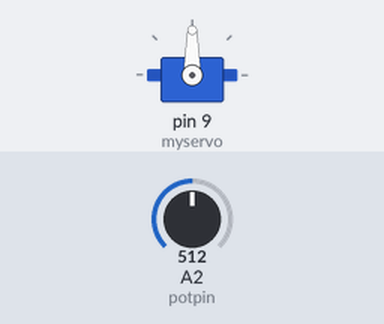
Recording of a sketch running on a simulated Arduino Uno, built with avr-gcc and run on an emulated ATmega328P. Shown: servo. Inputs (shaded band) come from the test bench; at power-on: A2 (potpin) = 512.

Above: at 1.2 s.
1.3 s: A2 (potpin) set to 716
At 1.8 s:
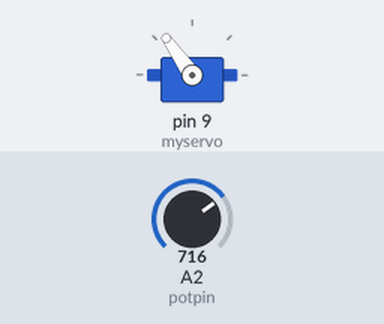
2.8 s: A2 (potpin) set to 900
At 3.9 s:
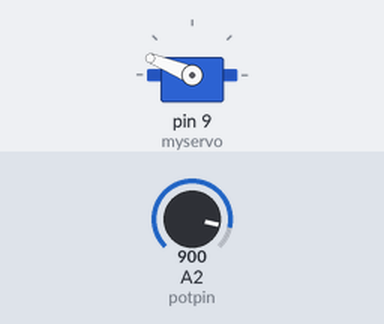
4.3 s: A2 (potpin) set to 1023
At 5.3 s:
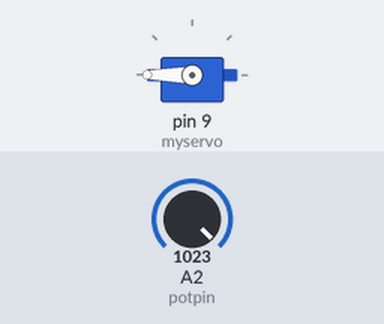
5.8 s: A2 (potpin) set to 306
At 6.2 s:
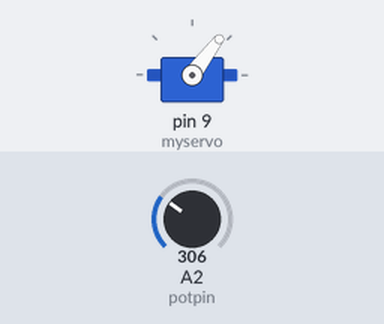
7.3 s: A2 (potpin) set to 122
At 7.6 s:
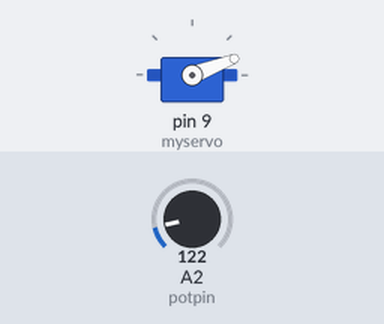
Timing chart, 0 to 9.8 s (numbered marks = the images above; inputs shaded):
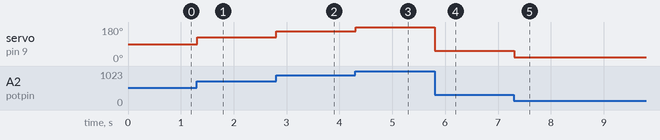

Measured:
- after the input at 1.3 s, servo on pin 9 (myservo): 90° → 125° at once
- after the input at 2.8 s, servo on pin 9 (myservo): 125° → 158° at once
- after the input at 4.3 s, servo on pin 9 (myservo): 158° → 180° at once
- after the input at 5.8 s, servo on pin 9 (myservo): 180° → 53° at once
- after the input at 7.3 s, servo on pin 9 (myservo): 53° → 21° at once

The sketch:

12._Servo_motor_Knob.ino
```cpp
#include <Servo.h>
Servo myservo;
int potpin = A2;
int val;
void setup()
 {
  myservo.attach(9);
  }
void loop()
{
  val = analogRead(potpin);
 val = map(val, 0, 1023, 0, 180);
myservo.write(val);
 delay(15);
}
```
